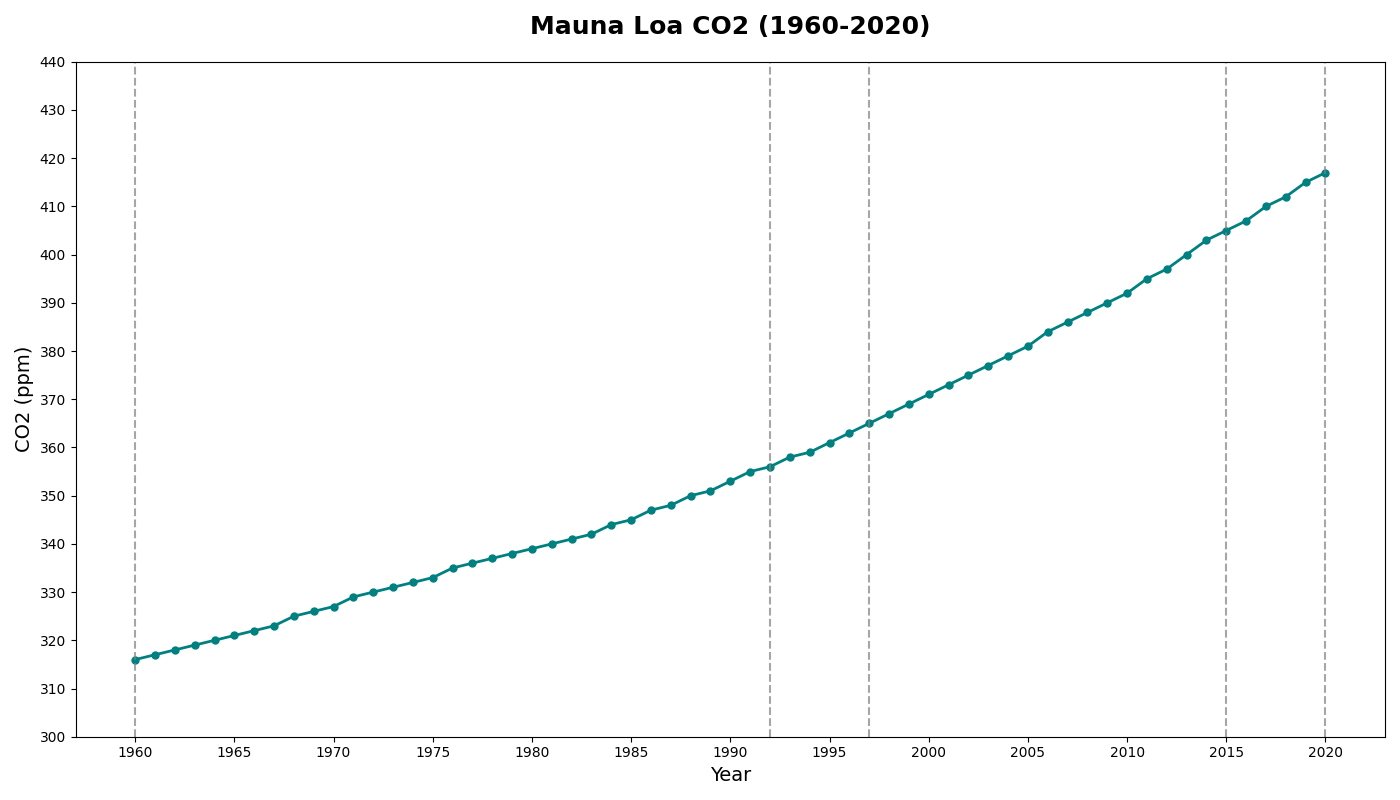

Generate this figure with Python:
import matplotlib.pyplot as plt
import numpy as np

years = np.arange(1960, 2021)
co2_levels = [
    316, 317, 318, 319, 320, 321, 322, 323, 325, 326,
    327, 329, 330, 331, 332, 333, 335, 336, 337, 338,
    339, 340, 341, 342, 344, 345, 347, 348, 350, 351,
    353, 355, 356, 358, 359, 361, 363, 365, 367, 369,
    371, 373, 375, 377, 379, 381, 384, 386, 388, 390,
    392, 395, 397, 400, 403, 405, 407, 410, 412, 415,
    417
]

fig, ax = plt.subplots(figsize=(14, 8))
# Shuffling color, previously was 'darkred'
ax.plot(years, co2_levels, color='teal', linestyle='-', marker='o', markersize=5, linewidth=2)

ax.set_title('Mauna Loa CO2 (1960-2020)', fontsize=18, fontweight='bold', pad=20)
ax.set_xlabel('Year', fontsize=14)
ax.set_ylabel('CO2 (ppm)', fontsize=14)

plt.axvline(x=1960, color='grey', linestyle='--', linewidth=1.5, alpha=0.7)
plt.axvline(x=1992, color='grey', linestyle='--', linewidth=1.5, alpha=0.7)
plt.axvline(x=1997, color='grey', linestyle='--', linewidth=1.5, alpha=0.7)
plt.axvline(x=2015, color='grey', linestyle='--', linewidth=1.5, alpha=0.7)
plt.axvline(x=2020, color='grey', linestyle='--', linewidth=1.5, alpha=0.7)

ax.set_xticks(np.arange(1960, 2021, 5))
ax.set_yticks(np.arange(300, 450, 10))
plt.tight_layout()
plt.show()
